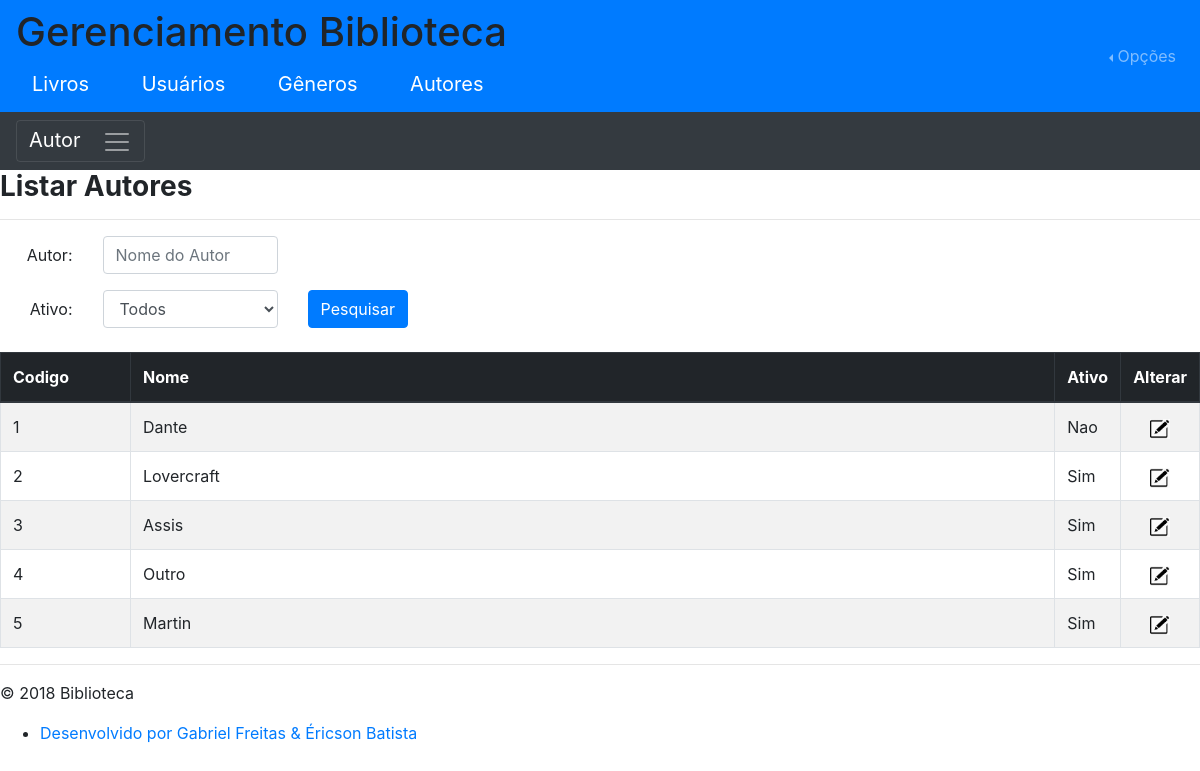
/view/autor/listar.php (signed in), run on the app's committed database.
### tables this page shows
CREATE TABLE `autor` (
  `aut_codigo` int(11) NOT NULL,
  `aut_nome` varchar(100) NOT NULL,
  `aut_ativo` char(1) NOT NULL
);

### model/Autor.php (called while the page is built, shortened)
<?php
class Autor
{
    public static function listar($codigo=null, $nome=null, $ativo=null) {
        $conexao = Database::connect();
    	$sql = "SELECT aut_codigo, ".
                        "aut_nome, ".
                        "aut_ativo ".
                 "FROM autor ";
        $stm= $conexao->prepare($sql);
        if (!$stm->execute())
            return $stm->errorInfo();
        $autores = array();
        while ($resultado= $stm->fetch(PDO::FETCH_ASSOC)){
            $autores[]= array( "aut_codigo" => $resultado['aut_codigo'],
                               "aut_nome" => $resultado['aut_nome'],
                               "aut_ativo" => $resultado['aut_ativo']);
        }
        return $autores;
    }
}

### view/autor/listar.php (the view, shortened to what this page needs)
<?php
require_once '..\cabecalho_geral.php';
require_once 'cabecalho.php';
$aut_nome= isset($_POST['aut_nome'])?$_POST['aut_nome']:null;
$aut_ativo= isset($_POST['aut_ativo'])?$_POST['aut_ativo']:null;
$resultado= Autor::listar(null, $aut_nome, $aut_ativo);
?>
<div>
	<div>
		<form method='POST'>
			<div><h3 class="font-weight-bold">Listar Autores</h3><hr /></div>
        	<div class="form-group row">
        		<div class="col-sm-1" align="right">
        			<label class="col-form-label" for="aut_nome">Autor:</label>
        		</div>
        		<div class="col-sm-2">
        			<input type='text' name='aut_nome' id='aut_nome' class="form-control" placeholder="Nome do Autor" value='<?= $aut_nome ?>'>
        		</div>
    		</div>
    		<div class="form-group row">
        		<div class="col-sm-1" align="right">
	        		<label class="col-form-label" for="aut_ativo" id='aut_ativo'>Ativo:</label>
	        	</div>
    	    	<div class="col-sm-2">
            		<select name='aut_ativo' class="form-control">
            			<option value='' <?php if ($aut_ativo=='') echo 'SELECTED'; ?>>Todos</option>
            		</select>
            	</div>
        		<div class="col-sm-2">
        			<button  type='submit' class="btn btn-primary mb-2" name='Pesquisar' value='Pesquisar'>Pesquisar</button>
        		</div>
    		</div>
		</form>
        <table class="table table-striped table-bordered table-hover">
        	<thead class="thead-dark">
        	<tr>
        		<th style="width:130px">Codigo</th>
        		<th>Nome</th>
        		<th style="width:60px">Ativo</th>
        		<th style="width:60px">Alterar</th>
        	</tr>
        	</thead>
        	<tbody>
        	<?php foreach($resultado as $chave): ?>
        	<tr>
        		<td><?= $chave["aut_codigo"] ?></td>
        		<td><?= $chave["aut_nome"] ?></td>
        		<td><?= $chave["aut_ativo"]=='S'?'Sim':'Nao' ?></td>
        		<td class="text-center"><a href='alterar.php?codigo=<?= $chave["aut_codigo"] ?>'><img src="../../img/edit.png" width="20" title="Alterar" /></a></td>
        	</tr>
        	<?php endforeach; ?>
        	</tbody>
        </table>
	</div>
</div>
<?php require_once '..\rodape_geral.php';

### data on the page
autor: aut_codigo "1", aut_nome "Dante", aut_ativo "Nao"
autor: aut_codigo "2", aut_nome "Lovercraft", aut_ativo "Sim"
autor: aut_codigo "3", aut_nome "Assis", aut_ativo "Sim"
autor: aut_codigo "4", aut_nome "Outro", aut_ativo "Sim"
autor: aut_codigo "5", aut_nome "Martin", aut_ativo "Sim"
